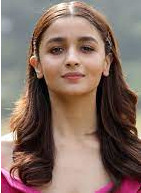
#> input picture template.jpeg, 141 x 193 px
$ python TemplateMatching.py
#> lines starting #> are read from the running program, lines starting #| are printed output that depends on the picture
import numpy as np
import cv2

template = cv2.resize(cv2.imread('template.jpeg'), (0, 0), fx=1.5, fy=1.5)
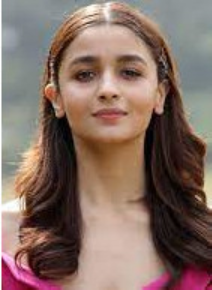
#> template: shape (290, 212, 3); mean B, G, R 99.8, 109.1, 132.5
h, w, _ = template.shape
#> h = 290; w = 212


def img1():
    img1 = cv2.resize(cv2.imread("base1.jpeg"), (0, 0), fx=1.5, fy=1.5)
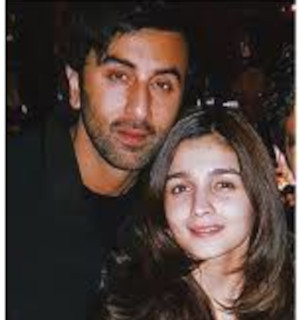
#> input picture base1.jpeg, 300 x 320 px
    method = cv2.TM_SQDIFF
    result = cv2.matchTemplate(img1, template, method)
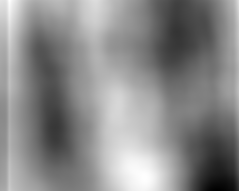
#> result: shape (191, 239) float32; min 1.28e+09, max 1.93e+09, mean 1.63e+09; drawn with min black and max white
    min_val, max_val, min_loc, max_loc = cv2.minMaxLoc(result)
#> min_val = 1.28e+09; max_val = 1.93e+09; min_loc = (216, 190); max_loc = (9, 0)
    if True:
        location = min_loc
#> location = (216, 190)
    else:
        location = max_loc

    bottom_right = (location[0] + w, location[1] + h)
#> bottom_right = (428, 480)
    cv2.rectangle(img1, location, bottom_right, 255, 5)
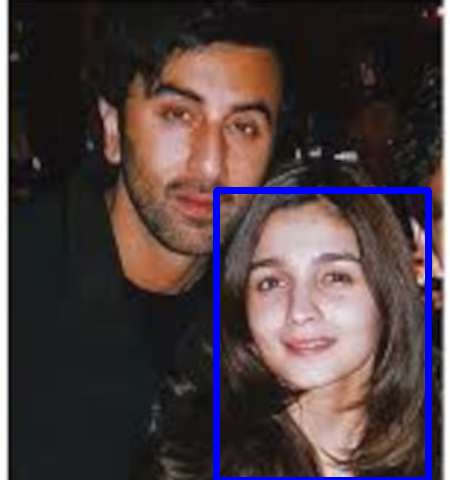
#> img1: shape (480, 450, 3); mean B, G, R 64.5, 62.4, 76.5
    return img1

def img4():
    img2 = cv2.resize(cv2.imread("base4.png"), (0, 0), fx=2, fy=2)
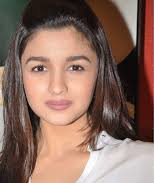
#> input picture base4.png, 155 x 183 px
    method = cv2.TM_SQDIFF
    result = cv2.matchTemplate(img2, template, method)
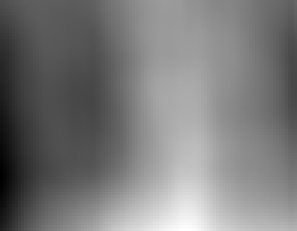
#> result: shape (77, 99) float32 (shown 3 times larger); min 1.3e+09, max 1.77e+09, mean 1.53e+09; drawn with min black and max white
    min_val, max_val, min_loc, max_loc = cv2.minMaxLoc(result)
#> min_val = 1.3e+09; max_val = 1.77e+09; min_loc = (0, 58); max_loc = (61, 76)
    if True:
        location = min_loc
#> location = (0, 58)
    else:
        location = max_loc

    bottom_right = (location[0] + w, location[1] + h)
#> bottom_right = (212, 348)
    cv2.rectangle(img2, location, bottom_right, 255, 5)
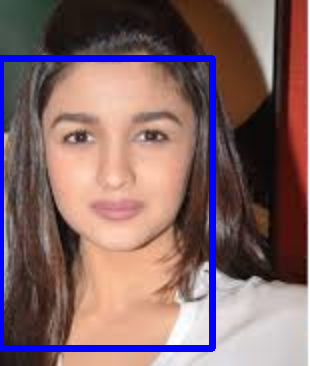
#> img2: shape (366, 310, 3); mean B, G, R 104.6, 102.2, 131
    return img2


cv2.imshow("Template", template)
cv2.moveWindow("Template", 100, 100)
cv2.waitKey(0)
cv2.imshow('Match', img1())
cv2.moveWindow("Match", 600, 0)
cv2.waitKey(0)
cv2.imshow('Match', img4())
cv2.moveWindow("Match", 600, 300)
cv2.waitKey(0)
cv2.destroyAllWindows()
